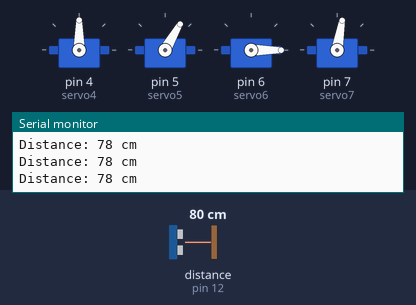
Simulated run of this sketch. Board: Arduino Uno, built with avr-gcc and run on an emulated ATmega328P. Parts: 4 × servo, the last lines printed to the serial monitor. Wiring (inferred from the names in the program): ultrasonic range finder: trigger pin 11; echo pin 12. The inputs (shaded band) are chosen by the test bench; at power-on: distance to the obstacle (sensor on pin 12) 80 cm. The echo pulse lasts 58.3 µs per cm.

Above: at 1.2 s.
1.3 s: distance to the obstacle (sensor on pin 12) set to 12 cm
2.8 s: distance to the obstacle (sensor on pin 12) set to 9 cm
At 3.25 s:
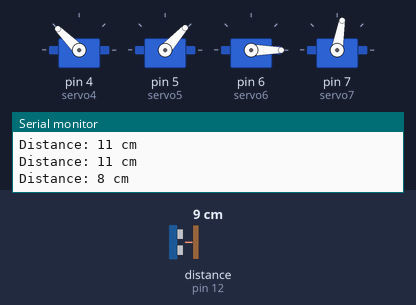
At 3.86 s:
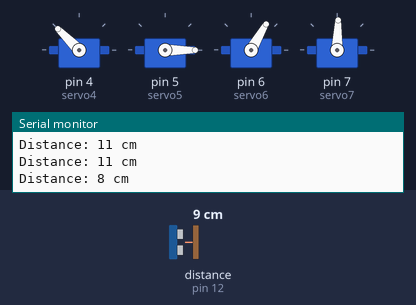
Timing chart, 0 to 61.3 s (numbered marks = the images above; inputs shaded):
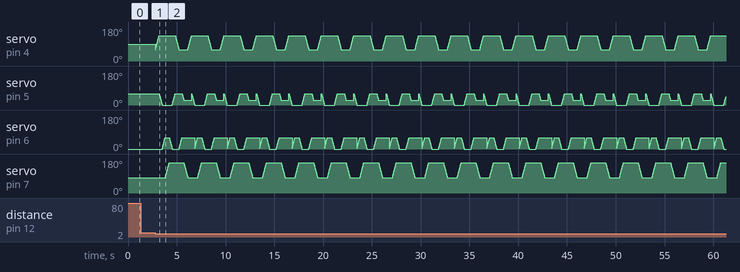

Measured:
- the behaviour switches between 11 and 10 cm on distance to the obstacle (sensor on pin 12) (found by bisection; images 0 and 1)

The sketch:

robotarm_servowultrasonic.ino
```cpp
#include <Servo.h>

// Define the servo objects
Servo servo4;
Servo servo5;
Servo servo6;
Servo servo7;

// Define initial and final positions
int initialPositionM = 60;
int initialPositionL = 40;
int initialPosition4; // Dynamically assigned based on sensor readings
int finalPosition4 = 135;

int initialPosition5 = 60;
int midPosition5 = 25;
int finalPosition5 = 0;

int initialPosition6 = 0;
int finalPosition6 = 60;

int initialPosition7 = 80;
int finalPosition7 = 160;

// Define the ultrasonic sensor pins
const int trigPin = 11;
const int echoPin = 12;

long duration;
int distance;
unsigned long previousMillis = 0;
const long interval = 100; // Read ultrasonic sensor every 100 ms (adjust as needed)

// Function declarations
void moveToDefaultPosition();
void moveSequence();

void setup() {
  // Attach the servos to their respective pins
  servo4.attach(4);
  servo5.attach(5);
  servo6.attach(6);
  servo7.attach(7);

  // Set the ultrasonic sensor pins
  pinMode(trigPin, OUTPUT);
  pinMode(echoPin, INPUT);

  // Start serial communication
  Serial.begin(9600);

  // Set the default initial position for servo 4
  initialPosition4 = 90; // Neutral position when no object is detected

  // Move servos to their default (neutral) positions
  moveToDefaultPosition();
}

void loop() {
  // Check the time since the last distance measurement
  unsigned long currentMillis = millis();
  if (currentMillis - previousMillis >= interval) {
    previousMillis = currentMillis; // Update the time

    // Measure the distance from the ultrasonic sensor
    distance = getDistance();

    // Print the distance to the Serial Monitor
    Serial.print("Distance: ");
    Serial.print(distance);
    Serial.println(" cm");

    // Check distance and determine if the robot should move
    if (distance == 6 || distance == 7) {
      initialPosition4 = initialPositionL;
      moveSequence();  // Execute the movement sequence
    } else if (distance == 8 || distance == 9) {
      initialPosition4 = initialPositionM;
      moveSequence();  // Execute the movement sequence
    } else {
      // If the distance is not within the range, move to default position
      moveToDefaultPosition();
    }
  }
}

void moveToDefaultPosition() {
  // Move all servos to their default (neutral) positions
  servo4.write(90);  // Default neutral position for servo 4
  servo5.write(initialPosition5);
  servo6.write(initialPosition6);
  servo7.write(initialPosition7);
}

void moveSequence() {
  // Step 1: Move servo 4 from the dynamic initial position to 135
  moveServo(servo4, initialPosition4, finalPosition4);

  // Step 2: Move servo 5 from 60 to 0
  moveServo(servo5, initialPosition5, finalPosition5);

  // Step 3: Move servo 6 from 0 to 60
  moveServo(servo6, initialPosition6, finalPosition6);

  // Step 4: Move servo 7 from 80 to 160
  moveServo(servo7, initialPosition7, finalPosition7);

  // Step 5: Move servo 6 from 60 to 0
  moveServo(servo6, finalPosition6, initialPosition6);

  // Step 6: Move servo 5 from 0 to 60
  moveServo(servo5, finalPosition5, initialPosition5);

  // Step 7: Move servo 4 from 135 back to the dynamic initial position
  moveServo(servo4, finalPosition4, initialPosition4);

  // Step 8: Move servo 6 from 0 to 60
  moveServo(servo6, initialPosition6, finalPosition6);

  // Step 9: Move servo 5 from 60 to 25
  moveServo(servo5, initialPosition5, midPosition5);

  // Step 10: Move servo 7 from 160 to 80
  moveServo(servo7, finalPosition7, initialPosition7);
}

void moveServo(Servo &servo, int start, int end) {
  if (start < end) {
    for (int pos = start; pos <= end; pos++) {
      servo.write(pos);
      delay(5); // Reduced delay for faster servo movement
    }
  } else {
    for (int pos = start; pos >= end; pos--) {
      servo.write(pos);
      delay(5); // Reduced delay for faster servo movement
    }
  }
}

// Function to get distance from ultrasonic sensor
int getDistance() {
  // Clear the trigPin by setting it LOW
  digitalWrite(trigPin, LOW);
  delayMicroseconds(2);

  // Trigger the sensor by setting the trigPin HIGH for 10 microseconds
  digitalWrite(trigPin, HIGH);
  delayMicroseconds(10);
  digitalWrite(trigPin, LOW);

  // Read the echoPin and calculate the distance
  duration = pulseIn(echoPin, HIGH);
  int distance = duration * 0.034 / 2; // Speed of sound wave divided by 2 (round trip)

  return distance;
}
```
